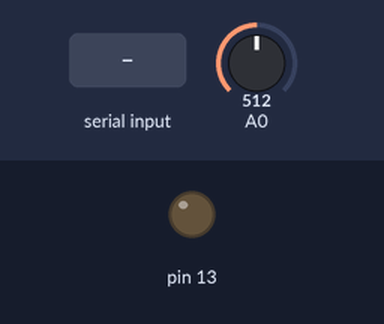
Recording of a sketch running on a simulated Arduino Uno, built with avr-gcc and run on an emulated ATmega328P. Shown: output pins drawn as LEDs (lit = HIGH). The test bench sets the inputs (shaded band); at power-on: A0 = 512. What the sketch prints to the serial monitor is not drawn.

Above: at 3.1 s.
3.2 s: "FREE" received over Serial
5.3 s: "NOISE" received over Serial
At 5.7 s:
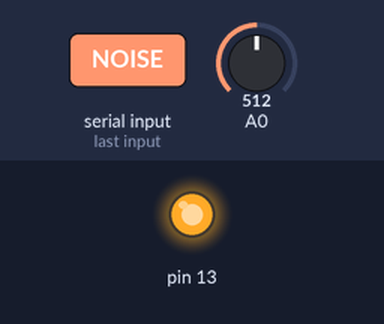
Timing chart, 0 to 8.8 s (numbered marks = the images above; inputs shaded):
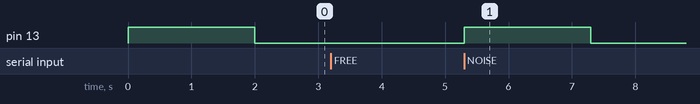

The sketch:

MicrophoneProcessor.ino
```cpp
/*
* Taken largely from the internet. A mix of
* https://github.com/adafruit/Adafruit_Learning_System_Guides/blob/master/Tiny_Music_Visualizer/Piccolo/Piccolo.ino
* and
* https://create.arduino.cc/projecthub/shajeeb/32-band-audio-spectrum-visualizer-analyzer-902f51
*/

#include <avr/pgmspace.h>
#include "ffft.h"
#include <math.h>

// Microphone connects to Analog Pin 0.  Corresponding ADC channel number
// varies among boards...it's ADC0 on Uno and Mega, ADC7 on Leonardo.
// Other boards may require different settings; refer to datasheet.
#define ADC_CHANNEL 0

//- FFT_N is defined in fft.h
#define SAMPLES (FFT_N / 2)

int16_t       capture[FFT_N];    // Audio capture buffer
complex_t     bfly_buff[FFT_N];  // FFT "butterfly" buffer
uint16_t      spectrum[SAMPLES]; // Spectrum output buffer
uint8_t       output[SAMPLES];   // FFT requires uin16 for spectrum, but I haven't seen values over 200
volatile byte samplePos = 0;     // Buffer position counter
bool          filter_output = true;

// This is low-level noise that's subtracted from each FFT output column.
// Generated by the MicrophoneVisualizer IMGUI tool
//- Can be overriden at runtime... I suggest doing this.
//- static uint8_t noise[SAMPLES] = { 0.0f };
static uint8_t noise[SAMPLES] = { 128, 47, 13, 10, 8, 10, 10, 9, 6, 7, 7, 7, 6, 7, 7, 7, 5, 6, 5, 6, 6, 5, 6, 5, 5, 5, 5, 5, 5, 5, 6, 7, 5, 4, 3, 4, 4, 4, 4, 5, 4, 4, 5, 4, 4, 4, 4, 4, 3, 4, 4, 4, 4, 4, 4, 5, 4, 4, 4, 4, 4, 4, 4, 6 };

// These are scaling quotients for each FFT output column, sort of a
// graphic EQ in reverse.  Most music is pretty heavy at the bass end.
// Generated by the MicrophoneVisualizer IMGUI tool
//static const float eq[SAMPLES] = { 1.000f, 1.000f, 1.000f, 1.000f, 1.000f, 1.000f, 1.000f, 1.000f, 1.000f, 1.000f, 1.000f, 1.000f, 1.000f, 1.000f, 1.000f, 1.000f, 1.000f, 1.000f, 1.000f, 1.000f, 1.000f, 1.000f, 1.000f, 1.000f, 1.000f, 1.000f, 1.000f, 1.000f, 1.000f, 1.000f, 1.000f, 1.000f, 1.000f, 1.000f, 1.000f, 1.000f, 1.000f, 1.000f, 1.000f, 1.000f, 1.000f, 1.000f, 1.000f, 1.000f, 1.000f, 1.000f, 1.000f, 1.000f, 1.000f, 1.000f, 1.000f, 1.000f, 1.000f, 1.000f, 1.000f, 1.000f, 1.000f, 1.000f, 1.000f, 1.000f, 1.000f, 1.000f, 1.000f, 1.000f };
static const float eq[SAMPLES] = { 1.000f, 0.478f, 0.478f, 0.521f, 0.478f, 0.478f, 0.484f, 1.016f, 0.645f, 0.490f, 0.478f, 0.666f, 0.580f, 0.701f, 0.903f, 0.991f, 0.677f, 0.689f, 1.161f, 0.557f, 0.580f, 0.797f, 1.270f, 0.797f, 0.991f, 0.924f, 1.098f, 1.161f, 0.865f, 0.945f, 2.000f, 2.000f, 1.451f, 2.000f, 2.000f, 1.767f, 2.000f, 2.000f, 1.016f, 1.069f, 1.693f, 1.354f, 0.752f, 0.549f, 1.129f, 2.000f, 1.847f, 2.000f, 2.000f, 2.000f, 2.000f, 2.000f, 2.000f, 2.000f, 2.000f, 2.000f, 2.000f, 1.935f, 1.625f, 1.935f, 2.000f, 2.000f, 2.000f, 1.505f };

#define HEADER (0xAC1D)
#define TRAILER (0xCAFE)
//- Send the spectrum out via serial
static void SendSerialMessage(uint8_t* buffer, size_t bufferLen)
{
    uint16_t temp;
    //- Write header->data->trailer
    temp = HEADER;
    Serial.write((uint8_t*)&temp, sizeof(uint16_t));
    Serial.write(buffer, bufferLen);
    temp = TRAILER;
    Serial.write((uint8_t*)&temp, sizeof(uint16_t));
}

//- Waits for a new spectrum to be ready, and computes
static void GetNewSpectrum(void)
{
    while (ADCSRA & _BV(ADIE)); // Wait for audio sampling to finish

    fft_input(capture, bfly_buff);   // Samples -> complex #s
    samplePos = 0;                   // Reset sample counter
    ADCSRA |= _BV(ADIE);             // Resume sampling interrupt
    fft_execute(bfly_buff);          // Process complex data
    fft_output(bfly_buff, spectrum); // Complex -> spectrum
}

//- Programatically figure out the noise profile
static void GenerateNoiseProfile(void)
{
    uint32_t i;
    //- Has to be static can't create on stack
    static uint8_t freq_maxes[SAMPLES] = { 0 };
    //- We can't use millis. BUT we read from the microphone at about 70hz, so
    //- take that into account when looping
    digitalWrite(13, HIGH);
    for (uint32_t num_checks = 0; num_checks < 150; num_checks++)
    {
        GetNewSpectrum();
        for (i = 0; i < SAMPLES; i++)
        {
            uint8_t this_sample = constrain(spectrum[i], 0U, UINT8_MAX);
            freq_maxes[i] = (freq_maxes[i] < spectrum[i]) ? spectrum[i] : freq_maxes[i];
        }
    }
    for (i = 0; i < SAMPLES; i++)
    {
        noise[i] = freq_maxes[i];
    }
    digitalWrite(13, LOW);
}

//- Commandable modes
typedef enum Mode_e
{
    MODE_FREERUN = 0,
    MODE_REQUEST,
    MODE_IDLE,
}Mode_t;

static void HandleNewSpectrum(void)
{
    //- Start up in request mode (must send RQ to get data)
    static Mode_t mode = MODE_REQUEST;
    bool request = false;
    //- Don't block on serial, just check
    if (Serial.available())
    {
        char command[16] = { 0 };
        bool done = false;
        int idx = 0;
        //- Serial data available, get it
        while (!done)
        {
            //- Get the latest byte
            int this_byte = Serial.read();
            if (this_byte != -1)
            {
                command[idx++] = (char)this_byte;
                //- If we are out of buffer room just bail
                //- Note I'm doing strstr so I don't care about location, just if we recieved the commands
                if (idx == 16)
                {
                    done = true;
                }
                else if (strstr(command, "FREE") != NULL) //- Freerun (always send data out)
                {
                    mode = MODE_FREERUN;
                    done = true;
                }
                else if (strstr(command, "IDLE") != NULL) //- Idle (don't do anything)
                {
                    mode = MODE_IDLE;
                    done = true;
                }
                else if (strstr(command, "REQUEST") != NULL) //- Request (only send data when get RQ)
                {
                    mode = MODE_REQUEST;
                    done = true;
                }
                else if (strstr(command, "RQ") != NULL) //- RQ - send data out
                {
                    request = true;
                    done = true;
                }
                else if (strstr(command, "FILTER") != NULL) //- Toggle filtering enable/disable
                {
                    filter_output = !filter_output;
                    done = true;
                }
                else if (strstr(command, "NOISE") != NULL) //- Compute the noise floor
                {
                    GenerateNoiseProfile();
                    done = true;
                }
            }
        }
    }

    //- Run each mode
    switch (mode)
    {
    case MODE_FREERUN:
        //- Send data as it's available
        //Serial.println("Data freerun");
        SendSerialMessage((uint8_t*)output, sizeof(output));
        break;
    case MODE_REQUEST:
        //- Only send if we got an RQ
        if (request)
        {
            //Serial.println("Data request");
            SendSerialMessage((uint8_t*)output, sizeof(output));
            digitalWrite(13, !digitalRead(13));
        }
        else
        {
            digitalWrite(13, LOW);
        }
        break;
    case MODE_IDLE:
        //- Don't send data because we are idle
        break;
    }
}

void setup()
{
    Serial.begin(115200);

    //- LED pin
    pinMode(13, OUTPUT);

    // Init ADC free - run mode; f = (16MHz / prescaler) / 13 cycles / conversion
    ADMUX = ADC_CHANNEL; // Channel sel, right-adj, use AREF pin
    ADCSRA = _BV(ADEN) | // ADC enable
        _BV(ADSC) | // ADC start
        _BV(ADATE) | // Auto trigger
        _BV(ADIE) | // Interrupt enable
        _BV(ADPS2) | _BV(ADPS1) | _BV(ADPS0); // 128:1 / 13 = 9615 Hz
    ADCSRB = 0;                // Free run mode, no high MUX bit
    DIDR0 = 1 << ADC_CHANNEL; // Turn off digital input for ADC pin
    TIMSK0 = 0;                // Timer0 off

    sei(); // Enable interrupts

    //- On startup, get the noise profile
    GenerateNoiseProfile();
}

void loop()
{
    //- Block until we have new data
    GetNewSpectrum();

    // Remove noise and apply EQ levels
    for (uint8_t x = 0; x < FFT_N / 2; x++)
    {
        //- Apply filter if filtering
        if (filter_output)
        {
            uint16_t val = 0U;
            //- Check noise level
            if (spectrum[x] > noise[x])
            {
                //- This frequency if above the noise floor
                //- Subtract the noise floor and the multiply by the equilizer value
                val = (spectrum[x] - noise[x]) * eq[x];
            }
            //- Clamp to UINT8_MAX
            output[x] = val > UINT8_MAX ? UINT8_MAX : val;
        }
        else
        {
            //- No filtering, copy over data
            output[x] = spectrum[x];
        }
    }

    //- Got new spectrum, do other work we need to do
    HandleNewSpectrum();
}

ISR(ADC_vect){
    // Audio-sampling interrupt
    static const int16_t noiseThreshold = 4;
    int16_t              sample = ADC; // 0-1023

    capture[samplePos] =
        ((sample > (512 - noiseThreshold)) &&
            (sample < (512 + noiseThreshold))) ? 0 :
        sample - 512; // Sign-convert for FFT; -512 to +511

    if (++samplePos >= FFT_N) ADCSRA &= ~_BV(ADIE); // Buffer full, interrupt off
}
```

ffft.h
```cpp
#ifndef FFT_N
#define FFT_N 128 /* Number of samples (64,128,256,512). */
#endif	/* FFT_N */

//#define INPUT_NOUSE
//#define INPUT_IQ

#ifndef FFFT_ASM	/* for c modules */

typedef struct _tag_complex_t {
	int16_t	r;
	int16_t i;
} complex_t;


#ifndef INPUT_NOUSE
#ifdef INPUT_IQ
void fft_input(const complex_t*, complex_t*);
#else
extern "C" { void fft_input(const int16_t*, complex_t*); }
#endif
#endif
extern "C" {
	void fft_execute(complex_t*);
	void fft_output(complex_t*, uint16_t*);
	int16_t fmuls_f(int16_t, int16_t);
}
#include <avr/pgmspace.h>
extern const int16_t PROGMEM tbl_window[];

#else				/* for asm module */

#define T0L	r0
#define T0H	r1
#define T2L	r2
#define T2H	r3
#define T4L	r4
#define T4H	r5
#define T6L	r6
#define T6H	r7
#define T8L	r8
#define T8H	r9
#define T10L	r10
#define T10H	r11
#define T12L	r12
#define T12H	r13
#define T14L	r14
#define T14H	r15
#define AL	r16
#define AH	r17
#define BL	r18
#define BH	r19
#define CL	r20
#define CH	r21
#define DL	r22
#define DH	r23
#define EL	r24
#define EH	r25
#define XL	r26
#define XH	r27
#define YL	r28
#define YH	r29
#define ZL	r30
#define ZH	r31

.macro	ldiw	dh, dl, abs
ldi	\dl, lo8(\abs)
ldi	\dh, hi8(\abs)
.endm

.macro	subiw	dh, dl, abs
subi	\dl, lo8(\abs)
sbci	\dh, hi8(\abs)
.endm

.macro	addw	dh, dl, sh, sl
add	\dl, \sl
adc	\dh, \sh
.endm

.macro	addd	d3, d2, d1, d0, s3, s2, s1, s0
add	\d0, \s0
adc	\d1, \s1
adc	\d2, \s2
adc	\d3, \s3
.endm

.macro	subw	dh, dl, sh, sl
sub	\dl, \sl
sbc	\dh, \sh
.endm

.macro	subd	d3, d2, d1, d0, s3, s2, s1, s0
sub	\d0, \s0
sbc	\d1, \s1
sbc	\d2, \s2
sbc	\d3, \s3
.endm

.macro	lddw	dh, dl, src
ldd	\dl, \src
ldd	\dh, \src + 1
.endm

.macro	ldw	dh, dl, src
ld	\dl, \src
ld	\dh, \src
.endm

.macro	stw	dst, sh, sl
st	\dst, \sl
st	\dst, \sh
.endm

.macro	clrw	dh, dl
clr	\dh
clr	\dl
.endm

.macro	lsrw	dh, dl
lsr	\dh
ror	\dl
.endm

.macro	asrw	dh, dl
asr	\dh
ror	\dl
.endm

.macro	lslw	dh, dl
lsl	\dl
rol	\dh
.endm

.macro	pushw	dh, dl
push	\dh
push	\dl
.endm

.macro	popw	dh, dl
pop	\dl
pop	\dh
.endm

.macro	lpmw	dh, dl, src
lpm	\dl, \src
lpm	\dh, \src
.endm

.macro	rjne	lbl
breq	99f
rjmp	\lbl
99:
.endm


.macro	FMULS16	d3, d2, d1, d0, s1h, s1l, s2h, s2l; Fractional Multiply(19clk)
fmuls	\s1h, \s2h
movw	\d2, T0L
fmul	\s1l, \s2l
movw	\d0, T0L
adc	\d2, EH; EH: zero reg.
fmulsu	\s1h, \s2l
sbc	\d3, EH
add	\d1, T0L
adc	\d2, T0H
adc	\d3, EH
fmulsu	\s2h, \s1l
sbc	\d3, EH
add	\d1, T0L
adc	\d2, T0H
adc	\d3, EH
.endm


.macro	SQRT32; 32bit square root(526..542clk)
clr	T6L
clr	T6H
clr	T8L
clr	T8H
ldi	BL, 1
ldi	BH, 0
clr	CL
clr	CH
ldi	DH, 16
90:	lsl	T2L
rol	T2H
rol	T4L
rol	T4H
rol	T6L
rol	T6H
rol	T8L
rol	T8H
lsl	T2L
rol	T2H
rol	T4L
rol	T4H
rol	T6L
rol	T6H
rol	T8L
rol	T8H
brpl	91f
add	T6L, BL
adc	T6H, BH
adc	T8L, CL
adc	T8H, CH
rjmp	92f
91:	sub	T6L, BL
sbc	T6H, BH
sbc	T8L, CL
sbc	T8H, CH
92 : lsl	BL
rol	BH
rol	CL
andi	BL, 0b11111000
ori	BL, 0b00000101
sbrc	T8H, 7
subi	BL, 2
dec	DH
brne	90b
lsr	CL
ror	BH
ror	BL
lsr	CL
ror	BH
ror	BL
.endm

#endif	/* FFFT_ASM */
```

Measured:
- after the input at 3.2 s, every drawn part: stays the same
- after the input at 5.3 s, pin 13: LOW → HIGH at once, → LOW 2.0 s later
